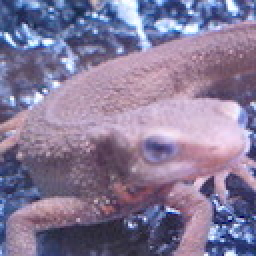
//> input picture assets/imori.jpg, 128 x 128 px (shown 2 times larger)
$ ./dark_channel_test   (built with g++ and OpenCV 4)
//> lines starting //> are read from the running program, lines starting //| are printed output that depends on the picture
### cpp/advanced/image_defogging/dark_channel.hpp
#ifndef DARK_CHANNEL_HPP
#define DARK_CHANNEL_HPP

#include <opencv2/opencv.hpp>

namespace ip101 {
namespace advanced {

/**
 * @brief 暗通道去雾算法 (Dark Channel Prior)
 * @param src 输入图像
 * @param dst 输出图像
 * @param patch_size 局部区域的大小
 * @param omega 去雾强度参数 (0-1)
 * @param t0 透射率下限
 */
void dark_channel_defogging(const cv::Mat& src, cv::Mat& dst,
                           int patch_size = 15,
                           double omega = 0.95,
                           double t0 = 0.1);

/**
 * @brief 计算暗通道图像
 * @param src 输入彩色图像
 * @param dark 输出暗通道图像
 * @param patch_size 局部区域的大小
 */
void compute_dark_channel(const cv::Mat& src, cv::Mat& dark, int patch_size = 15);

/**
 * @brief 估计大气光照值
 * @param src 输入彩色图像
 * @param dark 暗通道图像
 * @param percent 用于估计的暗通道最亮像素的百分比
 * @return 估计的大气光照值(3通道)
 */
cv::Vec3d estimate_atmospheric_light(const cv::Mat& src, const cv::Mat& dark, double percent = 0.001);

/**
 * @brief 估计透射率图像
 * @param src 输入彩色图像
 * @param dark 暗通道图像
 * @param A 大气光照值
 * @param omega 去雾强度
 * @return 估计的透射率图像
 */
cv::Mat estimate_transmission(const cv::Mat& src, const cv::Mat& dark,
                             const cv::Vec3d& A, double omega);

/**
 * @brief 双边滤波改进的暗通道去雾算法
 * @param src 输入图像
 * @param dst 输出图像
 * @param patch_size 局部区域的大小
 * @param omega 去雾强度参数 (0-1)
 * @param t0 透射率下限
 */
void bilateral_dark_channel_defogging(const cv::Mat& src, cv::Mat& dst,
                                     int patch_size = 15,
                                     double omega = 0.95,
                                     double t0 = 0.1);

} // namespace advanced
} // namespace ip101

#endif // DARK_CHANNEL_HPP

### cpp/advanced/image_defogging/dark_channel.cpp
#include <advanced/defogging/dark_channel.hpp>
#include <vector>
#include <algorithm>
#include <cmath>
#include <omp.h>

namespace ip101 {
namespace advanced {

// 计算暗通道图像
void compute_dark_channel(const cv::Mat& src, cv::Mat& dark, int patch_size) {
    CV_Assert(!src.empty() && src.channels() == 3);
    CV_Assert(patch_size > 0);

    // 初始化暗通道图像
    dark = cv::Mat(src.size(), CV_8UC1, cv::Scalar(255));

    // 分割BGR通道
    std::vector<cv::Mat> channels;
    cv::split(src, channels);

    int radius = patch_size / 2;

    // 对每个像素进行处理
    #pragma omp parallel for
    for (int y = 0; y < src.rows; y++) {
        for (int x = 0; x < src.cols; x++) {
            // 定义局部区域范围
            int start_y = std::max(0, y - radius);
            int end_y = std::min(src.rows - 1, y + radius);
            int start_x = std::max(0, x - radius);
            int end_x = std::min(src.cols - 1, x + radius);

            // 查找局部区域内三个通道的最小值
            uchar min_val = 255;

            for (int i = start_y; i <= end_y; i++) {
                for (int j = start_x; j <= end_x; j++) {
                    for (int c = 0; c < 3; c++) {
                        min_val = std::min(min_val, channels[c].at<uchar>(i, j));
                    }
                }
            }

            dark.at<uchar>(y, x) = min_val;
        }
    }
}

// 估计大气光照值
cv::Vec3d estimate_atmospheric_light(const cv::Mat& src, const cv::Mat& dark, double percent) {
    CV_Assert(!src.empty() && src.channels() == 3);
    CV_Assert(!dark.empty() && dark.channels() == 1);

    // 计算用于估计的像素数量
    int num_pixels = static_cast<int>(dark.rows * dark.cols * percent);
    num_pixels = std::max(1, num_pixels); // 至少一个像素

    // 创建暗通道值和对应索引的向量
    std::vector<std::pair<uchar, cv::Point>> dark_pixels;
    dark_pixels.reserve(dark.rows * dark.cols);

    for (int y = 0; y < dark.rows; y++) {
        for (int x = 0; x < dark.cols; x++) {
            dark_pixels.push_back(std::make_pair(dark.at<uchar>(y, x), cv::Point(x, y)));
        }
    }

    // 按暗通道值降序排序（越亮的在前面）
    std::partial_sort(dark_pixels.begin(), dark_pixels.begin() + num_pixels, dark_pixels.end(),
                     [](const std::pair<uchar, cv::Point>& a, const std::pair<uchar, cv::Point>& b) {
                         return a.first > b.first;
                     });

    // 在源图像中找到最亮的区域的平均值作为大气光照值
    double sum_b = 0, sum_g = 0, sum_r = 0;

    for (int i = 0; i < num_pixels; i++) {
        cv::Point p = dark_pixels[i].second;
        cv::Vec3b pixel = src.at<cv::Vec3b>(p);

        sum_b += pixel[0];
        sum_g += pixel[1];
        sum_r += pixel[2];
    }

    cv::Vec3d A(sum_b / num_pixels, sum_g / num_pixels, sum_r / num_pixels);
    return A;
}

// 估计透射率图像
cv::Mat estimate_transmission(const cv::Mat& src, const cv::Mat& dark, const cv::Vec3d& A, double omega) {
    CV_Assert(!src.empty() && src.channels() == 3);
    CV_Assert(!dark.empty() && dark.channels() == 1);

    // 创建归一化的图像
    cv::Mat normalized = cv::Mat(src.size(), CV_64FC3);

    // 归一化图像 (I / A)
    for (int y = 0; y < src.rows; y++) {
        for (int x = 0; x < src.cols; x++) {
            cv::Vec3b pixel = src.at<cv::Vec3b>(y, x);

            normalized.at<cv::Vec3d>(y, x)[0] = static_cast<double>(pixel[0]) / A[0];
            normalized.at<cv::Vec3d>(y, x)[1] = static_cast<double>(pixel[1]) / A[1];
            normalized.at<cv::Vec3d>(y, x)[2] = static_cast<double>(pixel[2]) / A[2];
        }
    }

    // 计算归一化图像的暗通道
    cv::Mat norm_dark;
    cv::Mat norm_dark_8u;

    normalized.convertTo(norm_dark_8u, CV_8UC3, 255.0);
    compute_dark_channel(norm_dark_8u, norm_dark);

    // 计算透射率图像 t(x) = 1 - omega * J_dark(x)
    cv::Mat transmission = cv::Mat(src.size(), CV_64FC1);

    for (int y = 0; y < src.rows; y++) {
        for (int x = 0; x < src.cols; x++) {
            double dark_val = static_cast<double>(norm_dark.at<uchar>(y, x)) / 255.0;
            transmission.at<double>(y, x) = 1.0 - omega * dark_val;
        }
    }

    return transmission;
}

// 主去雾函数
void dark_channel_defogging(const cv::Mat& src, cv::Mat& dst, int patch_size, double omega, double t0) {
    CV_Assert(!src.empty() && src.channels() == 3);
    CV_Assert(patch_size > 0 && omega > 0 && omega <= 1.0 && t0 > 0 && t0 < 1.0);

    // 创建输出图像
    dst.create(src.size(), src.type());

    // 1. 计算暗通道
    cv::Mat dark;
    compute_dark_channel(src, dark, patch_size);

    // 2. 估计大气光照值
    cv::Vec3d A = estimate_atmospheric_light(src, dark);

    // 3. 估计透射率
    cv::Mat transmission = estimate_transmission(src, dark, A, omega);

    // 4. 优化透射率（使用导向滤波或者双边滤波）
    cv::Mat gray;
    cv::cvtColor(src, gray, cv::COLOR_BGR2GRAY);

    cv::Mat refined_transmission;
    cv::Mat guidance = gray;
    guidance.convertTo(guidance, CV_64FC1, 1.0 / 255.0);

    // 手动实现简化版导向滤波
    int r = std::max(10, patch_size); // 滤波半径
    double eps = 1e-6; // 正则化参数

    cv::Mat N = cv::Mat(cv::Size(src.cols, src.rows), CV_64FC1, cv::Scalar(1.0));
    cv::Mat mean_I, mean_p, mean_Ip, mean_II;

    // 计算均值
    cv::boxFilter(guidance, mean_I, CV_64FC1, cv::Size(r, r), cv::Point(-1, -1), true);
    cv::boxFilter(transmission, mean_p, CV_64FC1, cv::Size(r, r), cv::Point(-1, -1), true);

    // 计算协方差
    cv::Mat Ip = guidance.mul(transmission);
    cv::boxFilter(Ip, mean_Ip, CV_64FC1, cv::Size(r, r), cv::Point(-1, -1), true);

    // 计算方差
    cv::Mat I_squared = guidance.mul(guidance);
    cv::boxFilter(I_squared, mean_II, CV_64FC1, cv::Size(r, r), cv::Point(-1, -1), true);

    // 计算协方差
    cv::Mat cov_Ip = mean_Ip - mean_I.mul(mean_p);

    // 计算方差
    cv::Mat var_I = mean_II - mean_I.mul(mean_I);

    // 计算系数a和b
    cv::Mat a = cov_Ip / (var_I + eps);
    cv::Mat b = mean_p - a.mul(mean_I);

    // 对a和b进行均值滤波
    cv::Mat mean_a, mean_b;
    cv::boxFilter(a, mean_a, CV_64FC1, cv::Size(r, r), cv::Point(-1, -1), true);
    cv::boxFilter(b, mean_b, CV_64FC1, cv::Size(r, r), cv::Point(-1, -1), true);

    // 计算输出
    refined_transmission = mean_a.mul(guidance) + mean_b;

    // 5. 限制最小透射率，避免过度去雾
    cv::max(refined_transmission, t0, refined_transmission);

    // 6. 利用大气散射模型恢复图像
    std::vector<cv::Mat> channels;
    cv::split(src, channels);

    std::vector<cv::Mat> recovered_channels(3);

    for (int c = 0; c < 3; c++) {
        // 转换到浮点数
        cv::Mat channel_f;
        channels[c].convertTo(channel_f, CV_64FC1);

        // 应用大气散射模型: J = (I - A) / t + A
        cv::Mat recovered = cv::Mat(src.size(), CV_64FC1);

        #pragma omp parallel for
        for (int y = 0; y < src.rows; y++) {
            for (int x = 0; x < src.cols; x++) {
                double val = channel_f.at<double>(y, x);
                double t = refined_transmission.at<double>(y, x);

                // 恢复无雾图像
                recovered.at<double>(y, x) = (val - A[c]) / t + A[c];
            }
        }

        // 裁剪到[0, 255]范围
        cv::Mat recovered_8u;
        recovered.convertTo(recovered_8u, CV_8UC1);
        recovered_channels[c] = recovered_8u;
    }

    // 合并通道
    cv::merge(recovered_channels, dst);
}

// 双边滤波改进的暗通道去雾算法
void bilateral_dark_channel_defogging(const cv::Mat& src, cv::Mat& dst, int patch_size, double omega, double t0) {
    CV_Assert(!src.empty() && src.channels() == 3);
    CV_Assert(patch_size > 0 && omega > 0 && omega <= 1.0 && t0 > 0 && t0 < 1.0);

    // 创建输出图像
    dst.create(src.size(), src.type());

    // 1. 计算暗通道
    cv::Mat dark;
    compute_dark_channel(src, dark, patch_size);

    // 2. 估计大气光照值
    cv::Vec3d A = estimate_atmospheric_light(src, dark);

    // 3. 估计透射率
    cv::Mat transmission = estimate_transmission(src, dark, A, omega);

    // 4. 使用双边滤波优化透射率
    cv::Mat gray;
    cv::cvtColor(src, gray, cv::COLOR_BGR2GRAY);

    cv::Mat trans_8u;
    transmission.convertTo(trans_8u, CV_8UC1, 255.0);

    cv::Mat refined_transmission;
    cv::bilateralFilter(trans_8u, refined_transmission, patch_size, 50, 50);
    refined_transmission.convertTo(refined_transmission, CV_64FC1, 1.0 / 255.0);

    // 5. 限制最小透射率，避免过度去雾
    cv::max(refined_transmission, t0, refined_transmission);

    // 6. 利用大气散射模型恢复图像
    std::vector<cv::Mat> channels;
    cv::split(src, channels);

    std::vector<cv::Mat> recovered_channels(3);

    for (int c = 0; c < 3; c++) {
        // 转换到浮点数
        cv::Mat channel_f;
        channels[c].convertTo(channel_f, CV_64FC1);

        // 应用大气散射模型: J = (I - A) / t + A
        cv::Mat recovered = cv::Mat(src.size(), CV_64FC1);

        #pragma omp parallel for
        for (int y = 0; y < src.rows; y++) {
            for (int x = 0; x < src.cols; x++) {
                double val = channel_f.at<double>(y, x);
                double t = refined_transmission.at<double>(y, x);

                // 恢复无雾图像
                recovered.at<double>(y, x) = (val - A[c]) / t + A[c];
            }
        }

        // 裁剪到[0, 255]范围
        cv::Mat recovered_8u;
        recovered.convertTo(recovered_8u, CV_8UC1);
        recovered_channels[c] = recovered_8u;
    }

    // 合并通道
    cv::merge(recovered_channels, dst);
}

} // namespace advanced
} // namespace ip101

### examples/advanced/dark_channel_test.cpp
#include <iostream>
#include <vector>
#include <string>
#include <chrono>
#include <iomanip>
#include <filesystem>
#include <opencv2/opencv.hpp>
#include "advanced/defogging/dark_channel.hpp"

using namespace std;
using namespace cv;

int main(int argc, char** argv) {
    cout << "=== Dark Channel Defogging Algorithm Test ===" << endl;

    filesystem::create_directories("output/dark_channel");

    string image_path = (argc > 1) ? argv[1] : "assets/imori.jpg";
    Mat src = imread(image_path);
//> src is the input picture: 128 rows x 128 cols, CV_8UC3; mean B, G, R 152.8, 121.8, 134.1
    if (src.empty()) {
        cerr << "Error: Cannot load image " << image_path << endl;
        return -1;
    }

    int rows = src.rows;
//> rows = 128
    int cols = src.cols;
//> cols = 128

    // 创建雾霾测试图像
    Mat hazy_image = src.clone();
    Mat depth_map = Mat::zeros(rows, cols, CV_32F);

    for (int i = 0; i < rows; ++i) {
        for (int j = 0; j < cols; ++j) {
            double distance = sqrt((i - rows/2) * (i - rows/2) + (j - cols/2) * (j - cols/2));
            double max_distance = sqrt((rows/2) * (rows/2) + (cols/2) * (cols/2));
            depth_map.at<float>(i, j) = distance / max_distance;
        }
    }
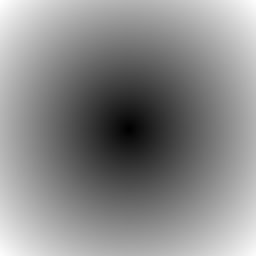
//> depth_map: 128 rows x 128 cols, CV_32FC1 (shown 2 times larger); min 0, max 1, mean 0.541

    double beta = 0.8;
    Vec3d A(255, 255, 255);

    Mat hazy_float;
    hazy_image.convertTo(hazy_float, CV_32F);
    vector<Mat> channels(3);
    split(hazy_float, channels);

    for (int c = 0; c < 3; ++c) {
        for (int i = 0; i < rows; ++i) {
            for (int j = 0; j < cols; ++j) {
                float t = exp(-beta * depth_map.at<float>(i, j));
                channels[c].at<float>(i, j) = channels[c].at<float>(i, j) * t + A[c] * (1 - t);
            }
        }
    }
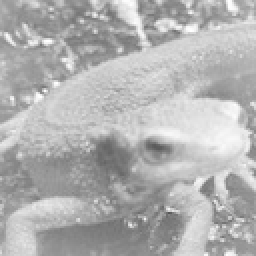
//> channels[2]: 128 rows x 128 cols, CV_32FC1 (shown 2 times larger); min 85.97, max 255, mean 178.1

    merge(channels, hazy_float);
    hazy_float.convertTo(hazy_image, CV_8U);

    // 性能测试
    Mat dst_dark_channel, dst_bilateral;

    auto start = chrono::high_resolution_clock::now();
    ip101::advanced::dark_channel_defogging(hazy_image, dst_dark_channel, 15, 0.95, 0.1);
//> after the loop in compute_dark_channel, `for (int y = 0; y < src.rows; y++)`:
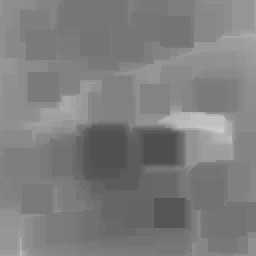
//> dark: 128 rows x 128 cols, CV_8UC1 (shown 2 times larger); min 79, max 209, mean 126
//> after the loop in estimate_atmospheric_light, `for (int y = 0; y < dark.rows; y++)`: dark_pixels = 16384 items
//> the loop in estimate_atmospheric_light, `for (int i = 0; i < num_pixels; i++)` made 16 passes
//> (p, pixel, sum_b, sum_g, sum_r) on passes 2 to 13: (Point(109, 65), [240, 223, 239], 484, 450, 481), (Point(110, 65), [242, 225, 241], 726, 675, 722), (Point(108, 65), [239, 221, 237], 965, 896, 959), (Point(106, 64), [236, 218, 234], 1201, 1114, 1193), (Point(110, 64), [240, 222, 237], 1441, 1336, 1430), (Point(111, 64), [242, 223, 240], 1683, 1559, 1670), (Point(108, 64), [243, 226, 241], 1926, 1785, 1911), (Point(109, 64), [240, 223, 238], 2166, 2008, 2149), (Point(107, 64), [242, 224, 241], 2408, 2232, 2390), (Point(105, 64), [230, 213, 231], 2638, 2445, 2621), (Point(100, 63), [225, 209, 227], 2863, 2654, 2848), (Point(104, 64), [230, 212, 230], 3093, 2866, 3078)
//> (p, sum_b, sum_g, sum_r) on pass 1: (Point(111, 65), 244, 227, 242)
//> after the loop in estimate_atmospheric_light, `for (int i = 0; i < num_pixels; i++)`: sum_b = 3786; sum_g = 3510; sum_r = 3774
//> in estimate_atmospheric_light, `cv::Vec3d A(sum_b / num_pixels, sum_g / num_pixels, sum_r / num_pixels);`: A = [236.6, 219.4, 235.9]
//> after the loop in estimate_transmission, `for (int y = 0; y < src.rows; y++)`:
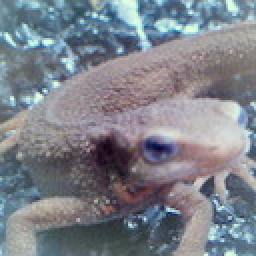
//> normalized: 128 rows x 128 cols, CV_64FC3 (shown 2 times larger); mean B, G, R 0.797, 0.77, 0.755; drawn with min black and max white
//> after the loop in estimate_transmission, `for (int y = 0; y < src.rows; y++)`:
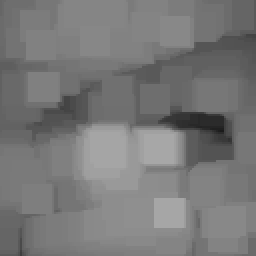
//> transmission: 128 rows x 128 cols, CV_64FC1 (shown 2 times larger); min 0.11, max 0.657, mean 0.473
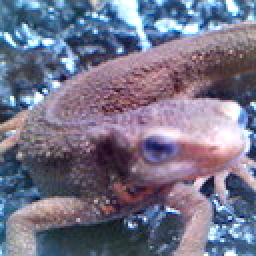
//> dst_dark_channel: 128 rows x 128 cols, CV_8UC3 (shown 2 times larger); mean B, G, R 137.1, 115.2, 117.3
    auto end = chrono::high_resolution_clock::now();
    auto duration = chrono::duration_cast<chrono::microseconds>(end - start);
    cout << "Dark Channel Defogging Algorithm - Time: " << duration.count() << " microseconds" << endl;

    start = chrono::high_resolution_clock::now();
    ip101::advanced::bilateral_dark_channel_defogging(hazy_image, dst_bilateral, 15, 0.95, 0.1);
//> the loop in estimate_atmospheric_light (call 2), `for (int i = 0; i < num_pixels; i++)` made 16 passes
    end = chrono::high_resolution_clock::now();
    duration = chrono::duration_cast<chrono::microseconds>(end - start);
    cout << "Bilateral Filter Dark Channel Defogging Algorithm - Time: " << duration.count() << " microseconds" << endl;

    // 保存结果
    imwrite("output/dark_channel/hazy_original.jpg", hazy_image);
    imwrite("output/dark_channel/dark_channel_result.jpg", dst_dark_channel);
    imwrite("output/dark_channel/bilateral_result.jpg", dst_bilateral);

    // 创建对比图
    Mat comparison;
    hconcat(hazy_image, dst_dark_channel, comparison);
    hconcat(comparison, dst_bilateral, comparison);
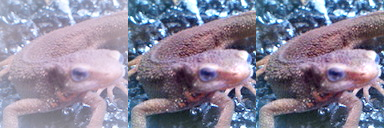
//> comparison: 128 rows x 384 cols, CV_8UC3; mean B, G, R 154.1, 132.9, 137.4
    imwrite("output/dark_channel/comparison.jpg", comparison);

    cout << "Test completed, results saved to output/dark_channel/ directory" << endl;
    return 0;
}

$ run again, with assets/1.jpg copied over assets/imori.jpg
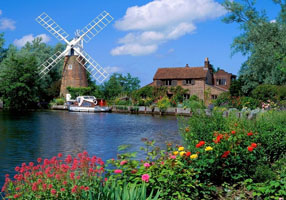
//> input picture assets/1.jpg, 286 x 200 px
//> src is the input picture: 200 rows x 286 cols, CV_8UC3; mean B, G, R 112.6, 108.2, 82.1
//> after the loop in compute_dark_channel, `for (int y = 0; y < src.rows; y++)`:
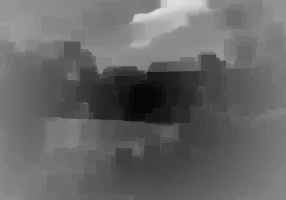
//> dark: 200 rows x 286 cols, CV_8UC1; min 6, max 221, mean 102.5
//> after the loop in estimate_atmospheric_light, `for (int y = 0; y < dark.rows; y++)`: dark_pixels = 57200 items
//> the loop in estimate_atmospheric_light, `for (int i = 0; i < num_pixels; i++)` made 57 passes
//> (p, pixel, sum_b, sum_g, sum_r) on passes 2 to 9: (Point(176, 1), [248, 237, 236], 498, 474, 472), (Point(176, 2), [250, 238, 236], 748, 712, 708), (Point(179, 0), [250, 238, 237], 998, 950, 945), (Point(179, 3), [248, 234, 233], 1246, 1184, 1178), (Point(180, 1), [253, 241, 240], 1499, 1425, 1418), (Point(177, 2), [253, 241, 239], 1752, 1666, 1657), (Point(175, 0), [248, 235, 232], 2000, 1901, 1889), (Point(174, 2), [251, 238, 235], 2251, 2139, 2124)
//> after the loop in estimate_atmospheric_light, `for (int i = 0; i < num_pixels; i++)`: sum_b = 14260; sum_g = 13530; sum_r = 13454
//> in estimate_atmospheric_light, `cv::Vec3d A(sum_b / num_pixels, sum_g / num_pixels, sum_r / num_pixels);`: A = [250.2, 237.4, 236]
//> the loop in estimate_atmospheric_light (call 2), `for (int i = 0; i < num_pixels; i++)` made 57 passes
//> `hconcat(comparison, dst_bilateral, comparison);`:
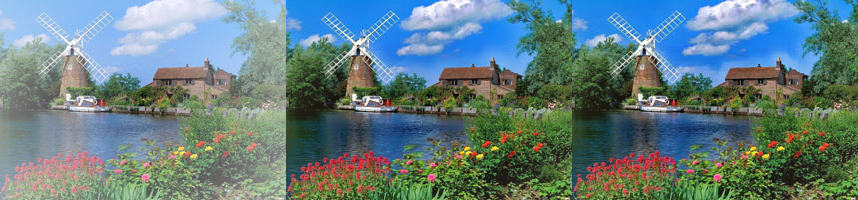
//> comparison: 200 rows x 858 cols, CV_8UC3; mean B, G, R 129.3, 126.5, 100.8

$ run again, with assets/2.png saved as assets/imori.jpg
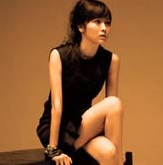
//> input picture assets/2.png, 163 x 165 px
//> src is the input picture: 165 rows x 163 cols, CV_8UC3; mean B, G, R 52.6, 95.2, 148
//> after the loop in compute_dark_channel, `for (int y = 0; y < src.rows; y++)`:
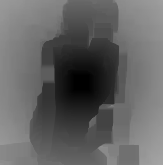
//> dark: 165 rows x 163 cols, CV_8UC1; min 0, max 165, mean 99
//> after the loop in estimate_atmospheric_light, `for (int y = 0; y < dark.rows; y++)`: dark_pixels = 26895 items
//> the loop in estimate_atmospheric_light, `for (int i = 0; i < num_pixels; i++)` made 26 passes
//> (p, pixel, sum_b, sum_g, sum_r) on passes 2 to 9: (Point(160, 164), [171, 199, 230], 342, 398, 460), (Point(162, 164), [172, 199, 230], 514, 597, 690), (Point(161, 162), [170, 198, 229], 684, 795, 919), (Point(160, 162), [170, 198, 229], 854, 993, 1148), (Point(161, 163), [171, 198, 229], 1025, 1191, 1377), (Point(159, 164), [170, 198, 230], 1195, 1389, 1607), (Point(159, 163), [169, 197, 229], 1364, 1586, 1836), (Point(158, 164), [169, 197, 229], 1533, 1783, 2065)
//> after the loop in estimate_atmospheric_light, `for (int i = 0; i < num_pixels; i++)`: sum_b = 4402; sum_g = 5136; sum_r = 5951
//> in estimate_atmospheric_light, `cv::Vec3d A(sum_b / num_pixels, sum_g / num_pixels, sum_r / num_pixels);`: A = [169.3, 197.5, 228.9]
//> the loop in estimate_atmospheric_light (call 2), `for (int i = 0; i < num_pixels; i++)` made 26 passes
//> `hconcat(comparison, dst_bilateral, comparison);`:
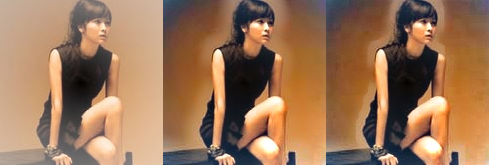
//> comparison: 165 rows x 489 cols, CV_8UC3; mean B, G, R 87.3, 116.7, 154.8
